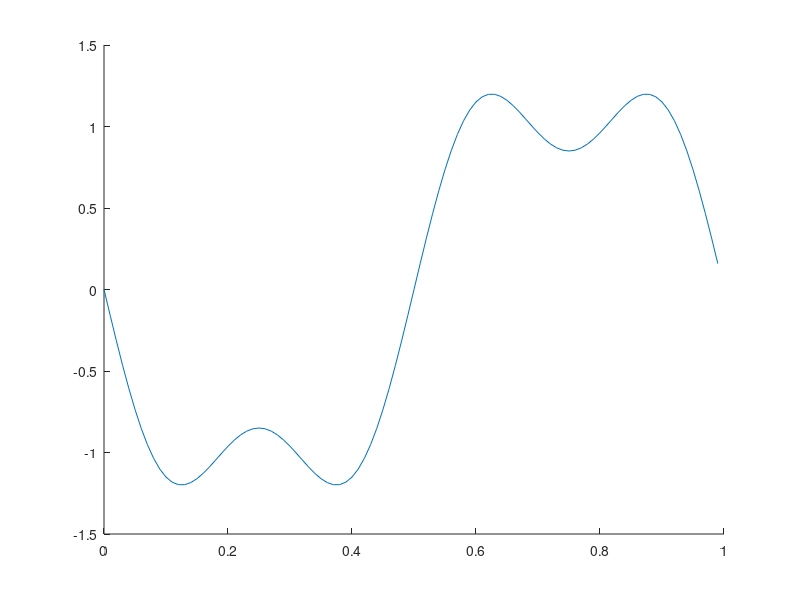

Source code (MATLAB):
hold off;
clear;

%Ejercicio 1.
function z = interpolar(x,B)
    N = 4;
    alfas = zeros(1,4);
    z = zeros(1,length(x));
    for i=1:N
        alfa(i) = dot(x,B(i,:))/dot(B(i,:),B(i,:));
        z = z + alfa(i)*B(i,:);
    end
    
endfunction

t = 0:0.01:1-0.01;
N = length(t);
B = zeros(4,N);
for i=1:4
    B(i,:) = sin(2*pi*i*t);
end

x = [-ones(1,N/2) ones(1,N/2)];

z = interpolar(x,B);

hold on;
plot(t,z);



%Ejercicio 2. Respuesta: d porque la a,b,c dan amplitud distinta
t0 = 0;
tf = 1;

fm = 20;
Tm = 1/fm;

t = t0:Tm:tf-Tm;
N = length(t);

df = fm/N;

a = 2;
b = 3;
f1 = 5;
f2 = 12;

y = a*sin(2*pi*f1*t) + b*sin(2*pi*f2*t);

Yt = fft(y);
hold on;
%stem(abs(Yt));
pause;
